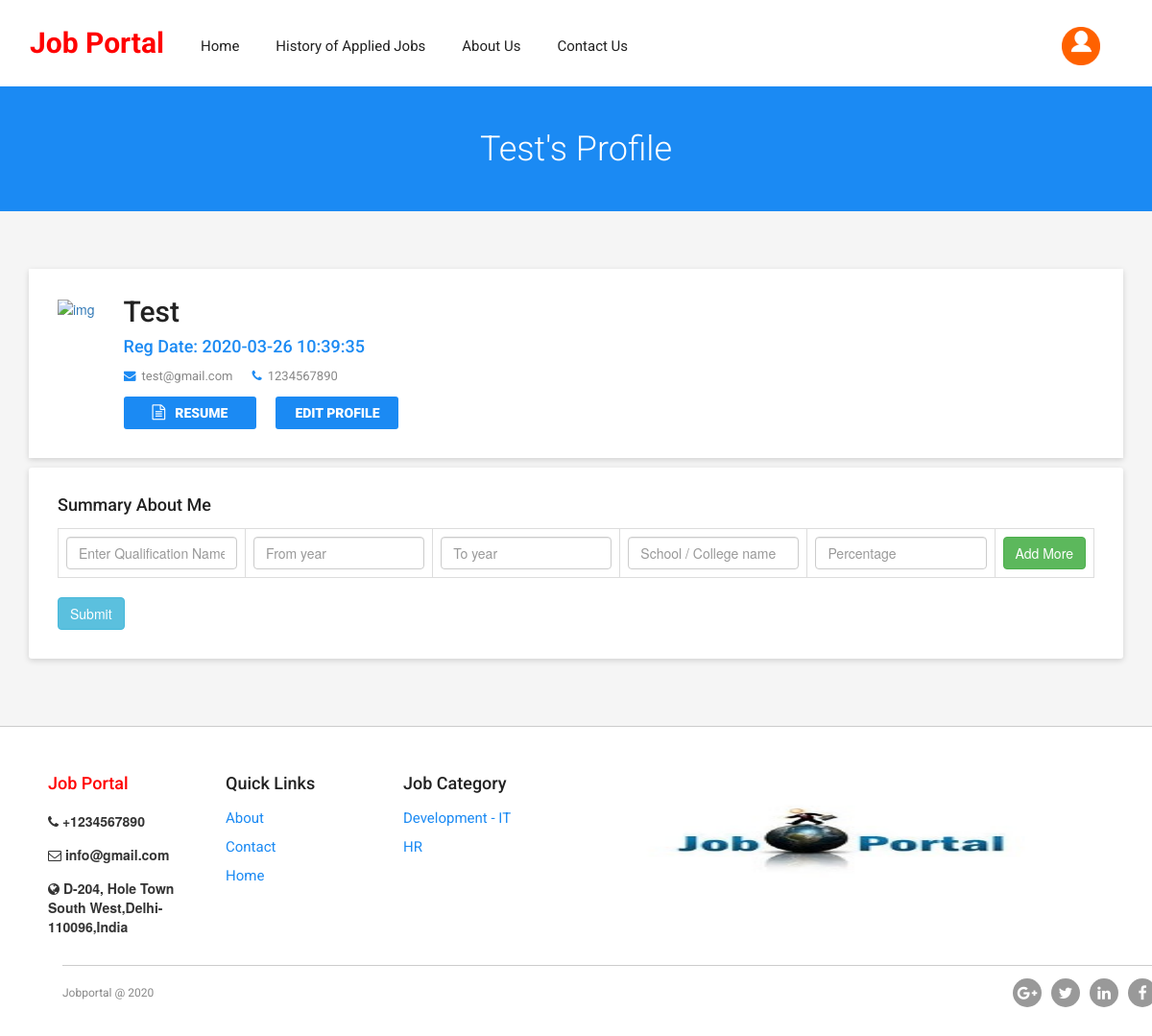
Page /my-education.php (signed in) on the committed database.
### tables this page shows
CREATE TABLE `tbljobseekers` (
  `id` int(11) NOT NULL,
  `FullName` varchar(150) DEFAULT NULL,
  `EmailId` varchar(150) DEFAULT NULL,
  `ContactNumber` bigint(15) DEFAULT NULL,
  `Password` varchar(150) DEFAULT NULL,
  `Resume` varchar(150) DEFAULT NULL,
  `AboutMe` mediumtext DEFAULT NULL,
  `ProfilePic` varchar(200) DEFAULT NULL,
  `Skills` varchar(200) DEFAULT NULL,
  `RegDate` timestamp NULL DEFAULT current_timestamp(),
  `LastUpdationDate` timestamp NULL DEFAULT NULL ON UPDATE current_timestamp(),
  `IsActive` int(1) DEFAULT NULL
);

CREATE TABLE `tblpages` (
  `ID` int(11) NOT NULL,
  `PageType` varchar(200) DEFAULT NULL,
  `PageTitle` mediumtext DEFAULT NULL,
  `PageDescription` longtext DEFAULT NULL,
  `Email` varchar(200) NOT NULL,
  `MobileNumber` bigint(10) NOT NULL,
  `UpdationDate` timestamp NULL DEFAULT NULL ON UPDATE current_timestamp()
);

### my-education.php (the view, shortened to what this page needs)
<?php
include('includes/config.php');
if(strlen($_SESSION['jsid'])==0)
  {
header('location:logout.php');
}
else{ ?>
<!doctype html>
<html>
<head>
<link href="css/custom.css" rel="stylesheet" type="text/css">
<link href="css/bootstrap.css" rel="stylesheet" type="text/css">
<link href="css/color.css" rel="stylesheet" type="text/css">
<link href="css/responsive.css" rel="stylesheet" type="text/css">
<link href="css/owl.carousel.css" rel="stylesheet" type="text/css">
<link href="css/font-awesome.min.css" rel="stylesheet" type="text/css">
<link href="css/jquery.mCustomScrollbar.css" rel="stylesheet" type="text/css">
</head>
<body class="theme-style-1">
<div id="wrapper">
 <?php include('includes/header.php');?>
  <section id="inner-banner">
    <div class="container">
      <h1><?php echo htmlentities($_SESSION['jsfname']);?>'s Profile</h1>
    </div>
  </section>
  <div id="main">
    <section class="resumes-section padd-tb">
      <div class="container">
        <div class="row">
          <div class="col-md-12 col-sm-8">
            <div class="resumes-content">
              <div class="box">
                <div class="frame"><a href="#"><img src="images/resumes/resumes-img-1.jpg" alt="img"></a></div>
<?php
$jsid=$_SESSION['jsid'];
$sql = "SELECT * from  tbljobseekers  where id=:jid";
$query = $dbh -> prepare($sql);
$query-> bindParam(':jid', $jsid, PDO::PARAM_STR);
$query->execute();
$results=$query->fetchAll(PDO::FETCH_OBJ);
foreach($results as $result)
{
 ?>
     <div class="text-box">
                  <h2><a href="#"><?php echo htmlentities($_SESSION['jsfname']);?></a></h2>
                  <h4>Reg Date: <?php echo htmlentities($result->RegDate);?></h4>
                  <div class="clearfix"> <strong><i class="fa fa-envelope"></i><?php echo htmlentities($result->EmailId);?></strong> <strong>
                    <i class="fa fa-phone"></i><a href="#"><?php echo htmlentities($result->ContactNumber);?></a></strong> </div>
                  <div class="btn-row"> <a href="Jobseekersresumes/<?php echo htmlentities($result->Resume);?>" class="resume" target="_blank"><i class="fa fa-file-text-o"></i>Resume</a> <a href="#" class="login">Edit Profile</a> </div>
                </div>
<?php } ?>
              </div>
              <div class="summary-box">
                <h4>Summary About Me</h4>
<form name="add_name" id="add_name">
          <div class="table-responsive">
            <table class="table table-bordered" id="dynamic_field">
              <tr>
                <td><input type="text" name="name[]" placeholder="Enter Qualification Name" class="form-control name_list" /></td>
                 <td><input type="text" name="fromyear[]" placeholder="From year" class="form-control name_list" /></td>
                 <td><input type="text" name="toyear[]" placeholder="To year" class="form-control name_list" /></td>
                  <td><input type="text" name="toyear[]" placeholder="School / College name" class="form-control name_list" />
                    <td><input type="text" name="percentage[]" placeholder="Percentage" class="form-control name_list" /></td>
                <td><button type="button" name="add" id="add" class="btn btn-success">Add More</button></td>
              </tr>
            </table>
            <input type="button" name="submit" id="submit" class="btn btn-info" value="Submit" />
          </div>
        </form>
              </div>
            </div>
          </div>
        </div>
      </div>
    </section>
  </div>
 <?php include('includes/footer.php');?>
</div>
</body>
</html>
<?php } ?>

### includes/header.php (shortened to what this page needs)
  <header id="header">
    <div class="container">
      <div class="navigation-col">
        <nav class="navbar navbar-inverse">
          <div class="navbar-header">
            <h2><strong class="logo" style="color: red; padding-top:8%">Job Portal</strong></h2> </div>
          <div id="navbar" class="collapse navbar-collapse">
            <ul class="nav navbar-nav" id="nav">
              <li><a href="index.php">Home</a>
              </li>
<?php if (strlen($_SESSION['jsid']!=0)) {?>
                  <li><a href="applied-jobs.php">History of Applied Jobs</a></li>
<?php } ?>
              <li><a href="about.php">About Us</a></li>
              <li><a href="contact.php">Contact Us</a></li>
            </ul>
          </div>
        </nav>
      </div>
    </div>
    <div class="user-option-col">
      <div class="thumb">
        <div class="dropdown">
<?php if (strlen($_SESSION['jsid']!=0)) {?>
   <?php
         $uid= $_SESSION['jsid'];
$sql="SELECT * from tbljobseekers where id='$uid'";
$query = $dbh -> prepare($sql);
$query->execute();
$results=$query->fetchAll(PDO::FETCH_OBJ);
$cnt=1;
if($query->rowCount() > 0)
{
foreach($results as $row)
{               ?>
          <button class="btn btn-default dropdown-toggle" type="button" id="dropdownMenu1" data-toggle="dropdown" aria-haspopup="true" aria-expanded="true"> <img src="images/<?php echo $row->ProfilePic;?>" width="40" height="40" ></button>
<?php $cnt=$cnt+1;}} ?>
<?php } ?>
        </div>
      </div>
    </div>
  </header>

### includes/footer.php (shortened to what this page needs)
 <footer id="footer">
    <div class="text-box box">
      <h4 style="color: red">Job Portal</h4>
<?php
$sql="SELECT * from tblpages where PageType='contactus'";
$query = $dbh -> prepare($sql);
$query->execute();
$results=$query->fetchAll(PDO::FETCH_OBJ);
$cnt=1;
if($query->rowCount() > 0)
{
foreach($results as $row)
{               ?>
  <ul>
      <li> <i class="fa fa-phone"></i> <strong>+<?php  echo htmlentities($row->MobileNumber);?></strong></li>
                    <li> <i class="fa fa-envelope-o"></i> <strong><?php  echo htmlentities($row->Email);?></strong> </li>
                    <li> <i class="fa fa-globe"></i> <strong><?php  echo htmlentities($row->PageDescription);?></strong> </li>
<?php $cnt=$cnt+1;}} ?></ul>
    </div>
    <div class="box">
      <h4>Quick Links</h4>
      <ul>
        <li><a href="about.php">About</a></li>
        <li><a href="contact.php">Contact</a></li>
        <li><a href="index.php">Home</a></li>
      </ul>
    </div>
    <div class="box">
      <h4>Job Category</h4>
      <ul>
<?php
$sql="SELECT jobCategory,count(jobId) as totaljobs from tbljobs group by jobCategory";
$query = $dbh -> prepare($sql);
$query->execute();
$results=$query->fetchAll(PDO::FETCH_OBJ);
foreach($results as $row)
{               ?>
        <li><a href="view-categorywise-job.php?viewid=<?php echo htmlentities ($row->jobCategory);?>"><?php  echo htmlentities($row->jobCategory);?></a></li> <?php } ?>
      </ul>
    </div>
    <div class="box">
      <img src="images/Untitled-design-1.jpg" width="500" height="150">
    </div>
    <div class="container">
      <div class="bottom-row"> <strong class="copyrights">Jobportal @ 2020 </strong>
        <div class="footer-social">
          <ul>
            <li><a href="#"><i class="fa fa-google-plus"></i></a></li>
            <li><a href="#"><i class="fa fa-twitter"></i></a></li>
            <li><a href="#"><i class="fa fa-linkedin"></i></a></li>
            <li><a href="#"><i class="fa fa-facebook-f"></i></a></li>
          </ul>
        </div>
      </div>
    </div>
  </footer>

### css/color.css (style rules this page uses)
#banner, .banner-outer .caption .holder form button[type="submit"]:hover, .browse-job-section, .user-option-col a.login-round, .user-option-col .dropdown-menu > li > a:hover, .user-option-col .dropdown-menu > li > a:focus, .user-option-col a.btn-login, .theme-style-1 a.btn-style-1, .popular-categories .box:hover, .popular-categories .box:hover, .btn-color-2, .sidebar .box .text-box a.btn-apply, .call-action-section, .price-table .box strong.amount:before, .price-table .box strong.amount:after, #footer form input[type="submit"], #cp_side-menu, .banner-2, #wrapper .header-2.cp_sticky, .process-section .icon-box, .btn-bg-color-1, .header-4, #inner-banner, .pagination-box .pager li > a:hover, .pagination-box .pager li > a:focus, .pagination-box .pager li.active a, .post-box .owl-next:hover, .post-box .owl-prev:hover, .post-section .comment-form form input[type="submit"], .signup-section .holder input[type="submit"], .upload-box .btn-file, .signup-section .holder b, .contact-form input[type="Submit"], .address-box address .fa, .candidates-search-bar form, .btn-row a.resume, .btn-row a.login, .summary-box .col:before, .progress-box .progress-bar span, .alphabets-row .col span, .alphabets-row .col:before, .icon-colo-1, .resum-form .accordion_cp, .resum-form input[type="submit"], .navbar-toggle { background-color:#1b8af3; }
#nav li:hover > a, .banner-outer .caption .holder form button[type="submit"], .banner-outer .caption .holder .btn-row a .fa, .cp_side-menu a .fa, .user-option-col a .fa, #content-area .box .text-col a.text .fa, #content-area .box strong.price .fa, .sidebar .box .text-box h4 a, .sidebar .box .text-box a.text .fa, .sidebar .box .text-box strong.price .fa, #content-area a.load-more .fa, .price-table .box h4, .price-table .box strong.amount sub, .testimonials-section .owl-prev:hover:before, .testimonials-section .owl-next:hover:before, .post-box .text-box strong.date .fa, .post-box .text-box strong.name, .post-box .text-box:hover h4 a, #footer .box ul li a, .bottom-row strong.copyrights a:hover, #content-area .box:hover h4 a, #popular-job-slider .owl-next:before, #popular-job-slider .owl-prev:before, .sidebar-jobs ul li a, .sidebar-jobs ul li span .fa, .pagination-box .pager li > a, .pagination-box .pager li > span, .sidebar .box .recent-post .text-box a .fa, .sidebar .box .recent-post .text-area a .fa, .sidebar .box .recent-post ul li:hover strong a, .sidebar .box .archives-box ul li a:hover, .post-box blockquote p, .testimonials-style-3 .box p, .testimonials-style-3 .col p, .input-box .fa, .check-box strong a:hover, .signup-section .holder em, .signup-section .holder em a, .signup-section .holder a.login, .candidates-search-bar form button[type="submit"], .resumes-section .box .text-box h4, .resumes-content .box .text-box strong .fa, .resumes-content .box .text-box span.price .fa, .tags a, .resumes-section a.load-more .fa, .related-people .text-box strong.name a, .related-people .text-box span .fa, .summary-box strong.title, .popular-companies .owl-next:before, .popular-companies .owl-prev:before, .alphabets-row a:hover, .alphabets a:hover, .theme-style-1 .account-option a.btn-style-1 .fa, #content-area .box .text-col p em, .job-detail ul li .fa { color:#1b8af3; }
#nav li a:before,#nav li a:after, .testimonials-section .owl-prev:hover:before, .testimonials-section .owl-next:hover:before, .summary-box .col, .resume-process .option-box .icon-colo-1:before { border-color:#1b8af3; }

### css/responsive.css (style rules this page uses)
@media (min-width: 1200px) { strong.logo { margin: 0 150px 0 0; } }
@media (min-width: 1200px) { strong.logo { margin:0 0 0 65px; } }
@media (min-width: 1200px) { .user-option-col { position: absolute; padding:0; } }
@media (min-width: 1200px) { .btn-row a.login { margin: 0 20px 0 0; } }
@media (max-width: 1480px) { strong.logo { margin: 0; } }
@media (max-width: 1480px) { .bottom-row { margin: 30px 0 0 0; } }
@media (max-width: 1480px) { .navigation-col .navbar-collapse { float:left; } }
@media (max-width: 1480px) { #footer .text-box, #footer .box { width:15%; margin:0 20px 0 0 } }
@media (max-width: 1900px) { #footer .text-box, #footer .box { width:15%; margin:0 20px 0 0 } }

### rows in the picture
tbljobseekers: ProfilePic (picture), RegDate "2020-03-26 10:39:35", EmailId "test@gmail.com", ContactNumber "1234567890"
tblpages: MobileNumber "1234567890", Email "info@gmail.com", PageDescription "D-204, Hole Town South West,Delhi-110096,India"

### other values in the picture
$_SESSION['jsfname'] "Test"
$row->jobCategory "Development - IT"
$row->jobCategory "HR"
